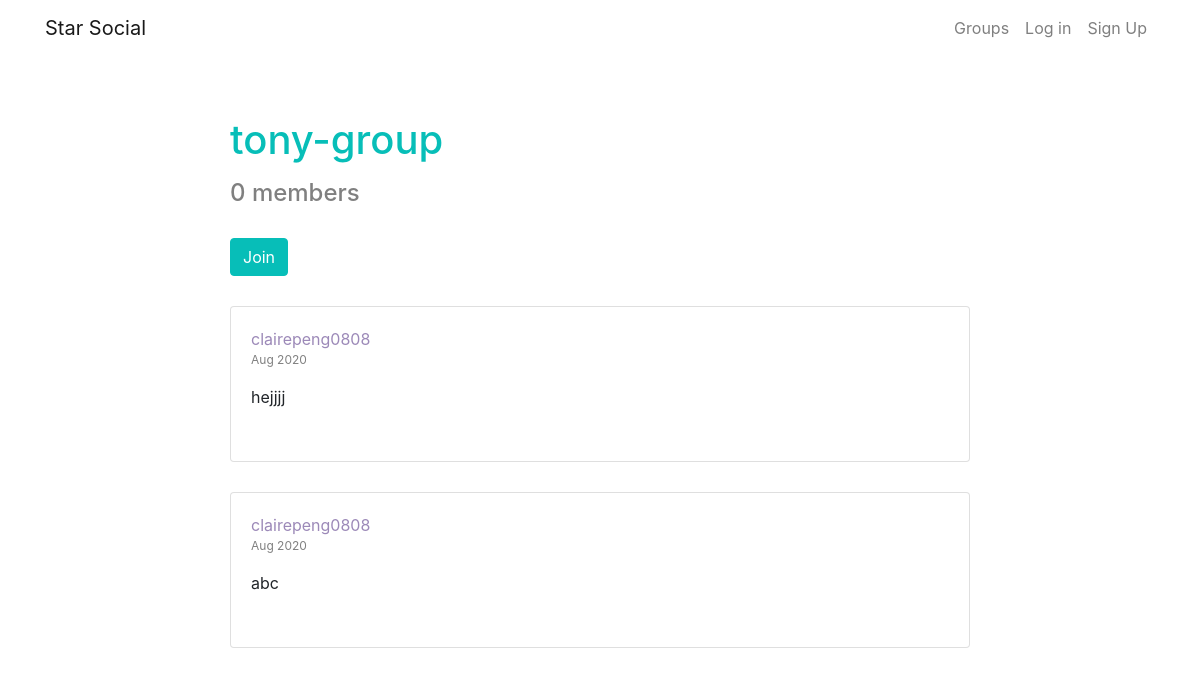
Before: /groups/tony-group/ with the older database file.
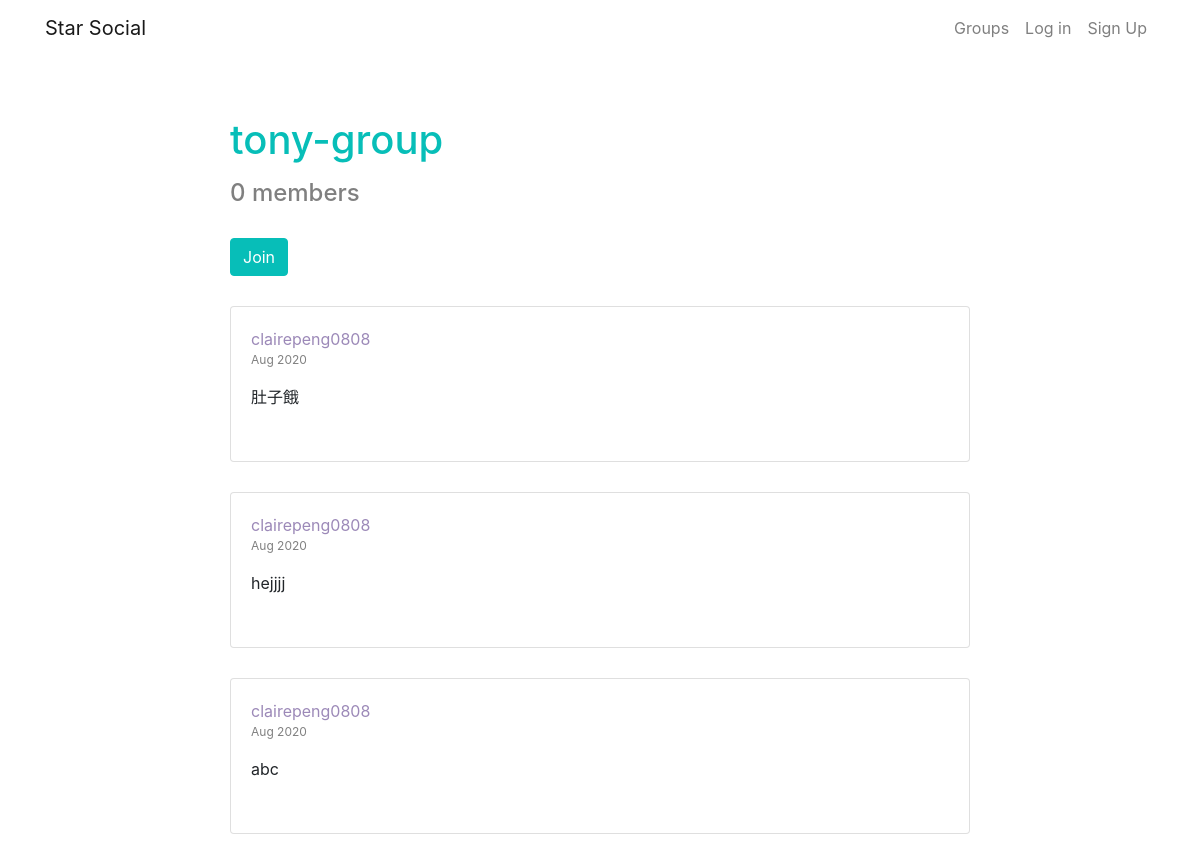
After: the same page with the newer database file.
### posts/models.py (models this page shows, shortened)
class Post(models.Model):
    user = models.ForeignKey(User, related_name='posts',on_delete=models.CASCADE)
    created_at = models.DateTimeField(default=timezone.now)
    message = models.TextField()
    message_html = models.TextField(editable=False)
    group = models.ForeignKey(Group,related_name='posts',on_delete=models.CASCADE)
    class Meta:
        ordering = ['-created_at']
        unique_together = [('user','message')]

### groups/views.py (the view)
# urls.py: path('<slug>/', views.GroupDetail.as_view(),name='detail'),
class GroupDetail(PrefetchRelatedMixin,generic.DetailView):
    model = models.Group
    prefetch_related = ('members','posts')

### groups/templates/groups/group_detail.html (shortened to what this page needs)
{% extends 'groups/group_base.html' %}
{% block pre_group %}
<h1 class='page-title'>{{ group.name }}</h1>
<h4 class='member-count'>{{ group.members.count}} member{{ group.members.count|pluralize }}</h4>
<div class="content">
    {% if user in group.members.all %}
    <a type='button' class='btn btn-warning' href="{% url 'groups:leave' slug=group.slug %} "><span
            class='glyphicon glyphicon-remove-circle'>Leave</span></a>
    {% else %}
    <a type='button' class='btn btn-primary' href="{% url 'groups:join' slug=group.slug %}"><span
            class='glyphicon glyphicon-ok-circle'>Join</span></a>
    {% endif %}
</div>
{% endblock %}
{% block group_content %}
<div class='group-detail'>
    {% if group.posts.count == 0 %}
    <h2>No posts in this group yet!</h2>
    {% else %}
    {% for post in group.posts.all %}
    {% include 'posts/_post.html' %}
    {% endfor %}
    {% endif %}
</div>
{% endblock %}

### posts/templates/posts/_post.html
<div class='card card-body post-body'>
    <div class='post-username'>
        <a href="{% url 'posts:user_post' username=post.user.username %}">{{ post.user.username }}</a>
    </div>
    <div class='post-timestamp'>
        <time>{{ post.created_at | date:"M Y"  }}</time>
    </div>
    <p>{{ post.message_html | safe }}</p>
</div>

Changed rows visible on the page:
added Post: user.username "clairepeng0808", created_at "Aug 2020", message_html "肚子餓"
